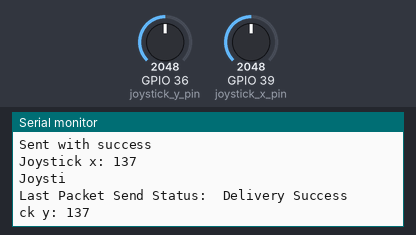
The sketch below on a simulated ESP32. On the bench: the last lines printed to the serial monitor. The inputs (shaded band) are chosen by the test bench; at power-on: GPIO 39 (joystick_x_pin) = 2048, GPIO 36 (joystick_y_pin) = 2048 (analog values on the 0–4095 scale).

Above: at 1.2 s.
1.3 s: GPIO 39 (joystick_x_pin) set to 1228
At 2.2 s:
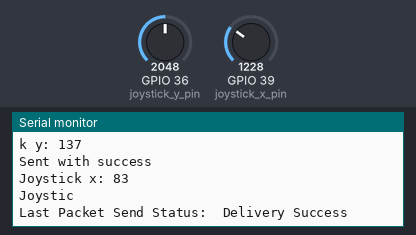
2.8 s: GPIO 39 (joystick_x_pin) set to 0
At 3.9 s:
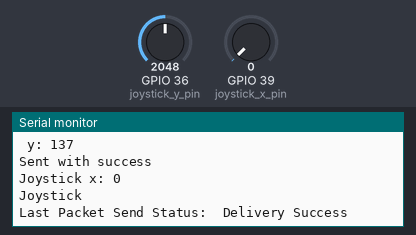
Timing chart, 0 to 4.2 s (numbered marks = the images above; inputs shaded):
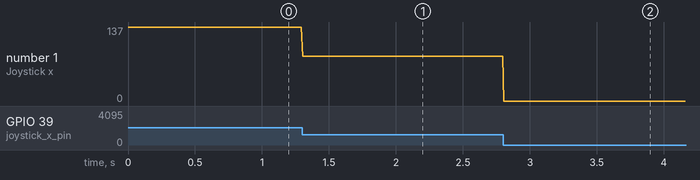

Measured:
- after the input at 1.3 s, the serial monitor: prints a new line at once (image 1)
- after the input at 2.8 s, the serial monitor: prints a new line at once (image 2)
- plotted number 1: 137 → 83 after the input at 1.3 s, 83 → 0 after the input at 2.8 s

The sketch:

controller_sender.ino
```cpp
// this code is for reading joystick values, mapping them and transmitting them to the mini sumo bot car

#include <esp_now.h> // we are using ESP-NOW communication
#include <WiFi.h>

// REPLACE WITH RECEIVER MAC Address (this is needed for pairing the ESPs, to find the MAC address use  Get_MAC_Address_ESP32.ino)
// each sender ESP will have a different receiver MAC address
uint8_t broadcastAddress[] = {0xA0, 0xB7, 0x65, 0x26, 0x9B, 0xAC};

// joystick pin values
uint8_t joystick_x_pin = 39;
uint8_t joystick_y_pin = 36;

// structure to send data (x and y coordinates from joystick reading)
// must match the receiver structure
typedef struct struct_message {
  int jstk_x;
  int jstk_y;
} struct_message;

// struct_message called myData
struct_message myData;

esp_now_peer_info_t peerInfo;

// callback when data is sent
// checks the status of the package sent; if it was delivered or not
void OnDataSent(const uint8_t *mac_addr, esp_now_send_status_t status) {
  Serial.print("\r\nLast Packet Send Status:\t");
  Serial.println(status == ESP_NOW_SEND_SUCCESS ? "Delivery Success" : "Delivery Fail");
}

// map raw joystick values (0-4095) to 0-254 for the DC motors to use in the receiver code
int mapJoystickValue(int value) {
    int deadZone = 40;  // ignore minor fluctuations around the center, this can be fine-tuned
    int minInput = 0;
    int maxInput = 4095;
    int center = 1860; // change to each joystick's 'neutral' reading
    // in theory, center should be (maxInput + minInput) / 2;
    // but we calibrated it to the 'neutral' joystick readings

    if (abs(value - center) < deadZone) return 127;  // Neutral position
    if (value > center) return map(value, center, maxInput, 127, 254);  // Forward/Right
    return map(value, minInput, center, 0, 127);  // Backward/Left
}

void setup() {
  // initialize serial monitor
  Serial.begin(115200);
  analogReadResolution(12);

  // Set device as a Wi-Fi Station
  WiFi.mode(WIFI_STA);

  // initialize ESP-NOW
  if (esp_now_init() != ESP_OK) {
    Serial.println("Error initializing ESP-NOW");
    return;
  }

  // esp_now_register_send_cb is an ESP-NOW function which basically tells the ESP "every time you send a package, run OnDataSent()"
  // thus getting the status of the transmitted package
  esp_now_register_send_cb(OnDataSent);

  // Register peer using receiver MAC address
  memcpy(peerInfo.peer_addr, broadcastAddress, 6);
  peerInfo.channel = 0;
  peerInfo.encrypt = false;

  // Add peer
  if (esp_now_add_peer(&peerInfo) != ESP_OK){
    Serial.println("Failed to add peer");
    return;
  }

}

void loop() {

  // read joystick values
  int x_adc_val, y_adc_val;
  x_adc_val = analogRead(joystick_x_pin);
  y_adc_val = analogRead(joystick_y_pin);

  // if you want to check the raw readings from the joystick, uncomment this
  // Serial.print("Joystick x: ");
  // Serial.println(x_adc_val);
  // Serial.print("Joystick y: ");
  // Serial.println(y_adc_val);

  // set the data in the package to the mapped x and y coordinates
  myData.jstk_x = mapJoystickValue(x_adc_val);
  myData.jstk_y = mapJoystickValue(y_adc_val);

  //if you want to check the mapped values which are being sent, uncomment this
  // Serial.print("Joystick x: ");
  // Serial.println(myData.jstk_x);
  // Serial.print("Joystick y: ");
  // Serial.println(myData.jstk_y);

  // Send message via ESP-NOW
  esp_err_t result = esp_now_send(broadcastAddress, (uint8_t *) &myData, sizeof(myData));

  // confirm if package was sent successfully
  if (result == ESP_OK) {
  Serial.println("Sent with success");
  Serial.print("Joystick x: ");
  Serial.println(myData.jstk_x);
  Serial.print("Joystick y: ");
  Serial.println(myData.jstk_y);
  }
  else {
  Serial.println("Error sending the data");
  }

}
```
